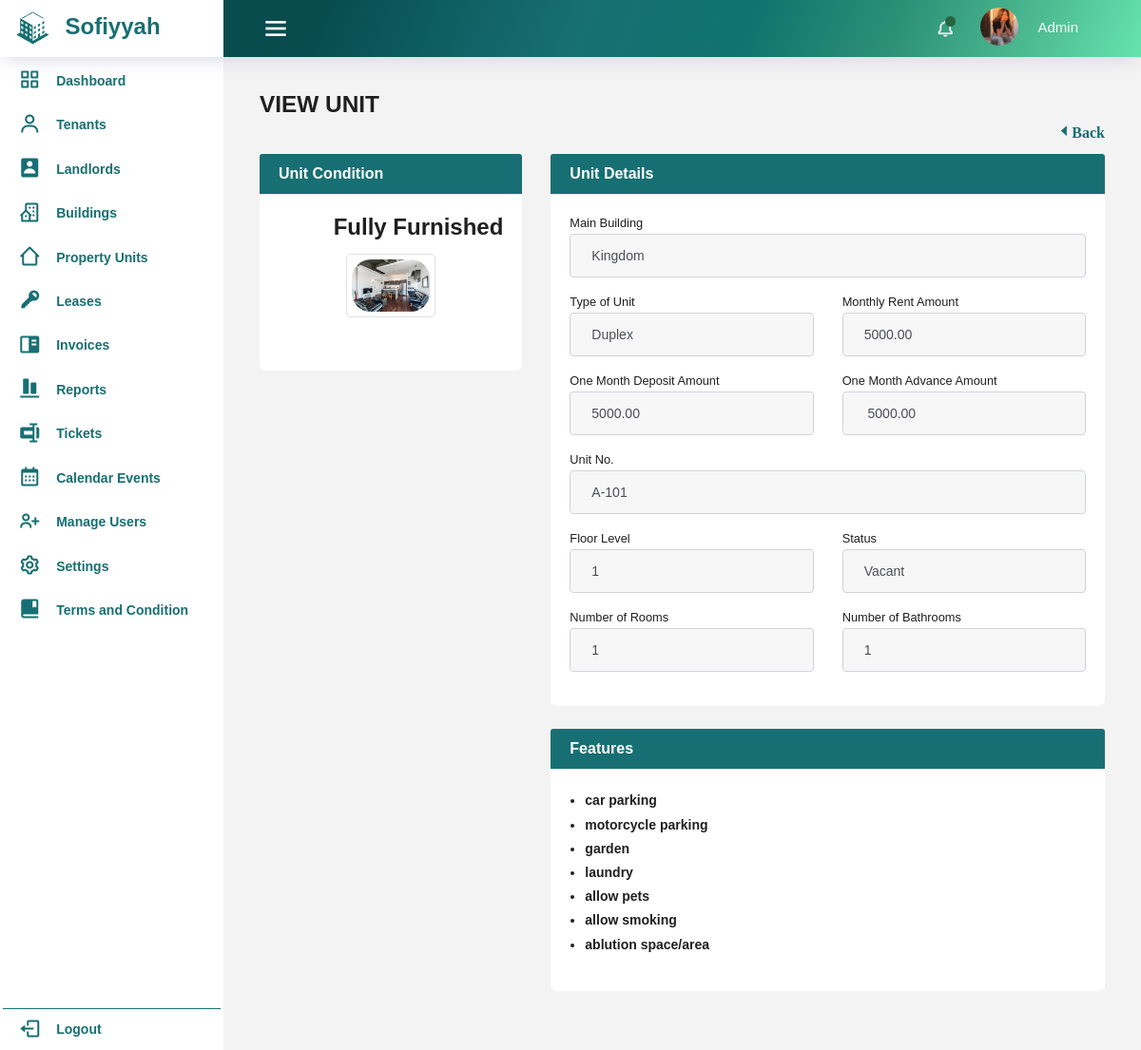
Screenshot of /property_units/view_property_units.php?id=1 (signed in) with the database file from the repository.
### tables this page shows
CREATE TABLE `property_units` (
  `id` int(11) NOT NULL,
  `property_id` int(11) NOT NULL,
  `unit_type_id` int(11) NOT NULL,
  `unit_no` varchar(10) NOT NULL,
  `floor_level` int(100) NOT NULL,
  `num_rooms` int(11) DEFAULT NULL,
  `num_bathrooms` int(11) DEFAULT NULL,
  `monthly_rent` decimal(10,2) NOT NULL,
  `unit_condition_id` int(11) NOT NULL,
  `pu_features` longtext NOT NULL,
  `status` varchar(255) NOT NULL DEFAULT 'Vacant',
  `one_month_deposit` decimal(10,2) NOT NULL,
  `one_month_advance` decimal(10,2) NOT NULL,
  `created_at` timestamp NOT NULL DEFAULT current_timestamp(),
  `updated_at` timestamp NOT NULL DEFAULT current_timestamp() ON UPDATE current_timestamp()
);

CREATE TABLE `unit_condition` (
  `id` int(11) NOT NULL,
  `condition_name` varchar(50) NOT NULL,
  `unit_type_picture` varchar(255) NOT NULL,
  `created_at` timestamp NOT NULL DEFAULT current_timestamp(),
  `updated_at` timestamp NOT NULL DEFAULT current_timestamp() ON UPDATE current_timestamp()
);

CREATE TABLE `properties` (
  `id` int(11) NOT NULL,
  `property_name` varchar(100) NOT NULL,
  `property_description` text NOT NULL,
  `num_of_floors` int(50) NOT NULL,
  `landlord_id` int(11) NOT NULL,
  `region` varchar(100) NOT NULL,
  `provinces` varchar(100) NOT NULL,
  `city` varchar(100) NOT NULL,
  `barangay` varchar(100) NOT NULL,
  `street` varchar(100) NOT NULL,
  `features_description` text NOT NULL,
  `features` longtext NOT NULL CHECK (json_valid(`features`)),
  `image_path` varchar(255) NOT NULL,
  `floor_plan` varchar(255) NOT NULL,
  `created_at` timestamp NOT NULL DEFAULT current_timestamp(),
  `updated_at` timestamp NOT NULL DEFAULT current_timestamp() ON UPDATE current_timestamp()
);

CREATE TABLE `unit_type` (
  `id` int(11) NOT NULL,
  `type_name` varchar(50) NOT NULL,
  `created_at` timestamp NOT NULL DEFAULT current_timestamp(),
  `updated_at` timestamp NOT NULL DEFAULT current_timestamp() ON UPDATE current_timestamp()
);

CREATE TABLE `features` (
  `id` int(11) NOT NULL,
  `feature_name` varchar(255) NOT NULL,
  `created_at` timestamp NOT NULL DEFAULT current_timestamp(),
  `updated_at` timestamp NOT NULL DEFAULT current_timestamp() ON UPDATE current_timestamp()
);

### classes/reference.class.php (called while the page is built, shortened)
<?php
require_once 'database.php';
class Reference{
    protected $db;
    function __construct()
    {
        $this->db = new Database();
    }
  function get_unit_con(){
    $sql = "SELECT * FROM unit_condition;";
    $query=$this->db->connect()->prepare($sql);
    if($query->execute()){
        $data = $query->fetchAll();
    }
    return $data;
  }
}

### classes/database.php (called while the page is built)
<?php
class Database{
    private $host = 'localhost';
    private $username = 'root';
    private $password = '';
    private $database = 'test';
    protected $connection;
    function connect(){
        try
			{
				$this->connection = new PDO("mysql:host=$this->host;dbname=$this->database",
											$this->username, $this->password);
			}
			catch (PDOException $e)
			{
				echo "Connection error " . $e->getMessage();
			}
        return $this->connection;
    }
}
?>

### property_units/view_property_units.php (the view, shortened to what this page needs)
<?php
require_once '../includes/dbconfig.php';
    $unit_id = $_GET['id'];
    $sql = "SELECT pu.*, p.property_name, ut.type_name, uc.condition_name, uc.unit_type_picture AS condition_picture, GROUP_CONCAT(f.feature_name SEPARATOR ', ') AS features
    FROM property_units pu
    LEFT JOIN properties p ON pu.property_id = p.id
    LEFT JOIN unit_type ut ON pu.unit_type_id = ut.id
    LEFT JOIN unit_condition uc ON pu.unit_condition_id = uc.id
    LEFT JOIN features f ON JSON_EXTRACT(pu.pu_features, CONCAT('$[', f.id - 1, ']')) = f.id
    WHERE pu.id = ?
    GROUP BY pu.id;";
    $stmt = $conn->prepare($sql);
    $stmt->bind_param('i', $unit_id);
    $stmt->execute();
    $result = $stmt->get_result();
    $row = $result->fetch_assoc();
    require_once '../includes/header.php';
?>
<body>
<div class="container-scroller">
  <?php
    require_once '../includes/navbar.php';
  ?>
  <div class="container-fluid page-body-wrapper">
    <?php
        require_once '../includes/sidebar.php';
      ?>
    <div class="main-panel">
      <div class="content-wrapper">
        <div class="row">
          <div class="col-12 col-xl-8 mb-4 mb-xl-0">
            <h3 class="font-weight-bolder">VIEW UNIT</h3>
          </div>
        </div>
        <div class="row">
        <div class="add-page-container">
              <div class="col-md-2 d-flex justify-align-between float-right ">
                <a href="property_units.php" class='bx bx-caret-left'>Back</a>
              </div>
            </div>
            </div>
             <div class="row">
              <div class="col-xl-4">
                          <div class="card mb-4 mb-xl-0">
                              <div class="card-header">Unit Condition</div>
                              <div class="card-body">
                              <div class="mb-3">
                            <label class="large fs-4 mb-1 float-right"><?= $row['condition_name'] ?></label><br>
                            <?php if (isset($row['condition_name'])) {
    require_once '../classes/reference.class.php';
    $ref_obj = new Reference();
    $ref = $ref_obj->get_unit_con();
    $unit_condition_id = $row['unit_condition_id'];
    $unit_type_picture = "SELECT unit_type_picture FROM unit_condition WHERE id=:unit_condition_id;";
    foreach ($ref as $unit_condition) {
        if ($unit_condition['id'] == $unit_condition_id) {
            $unit_type_picture = isset($unit_condition['unit_type_picture']) && $unit_condition['unit_type_picture'] !== '' ? $unit_condition['unit_type_picture'] : 'default-image.png';
            break;
        }
    }
?>
    <div class="image-container mb-3" style="margin-inline: 30%;">
        <img class="" src="../img/unit_conditions/<?php echo $unit_type_picture; ?>" alt="Condition Picture" class="img-thumbnail" width="100%">
    </div>
<?php } ?>
                        </div>
                  </div>
                          </div>
                      </div>
   <div class="col-xl-8">
            <div class="card mb-4">
                <div class="card-header">Unit Details</div>
                <div class="card-body">
                        <div class="mb-3">
                            <label class="small mb-1">Main Building</label>
                            <input class="form-control" id="" type="text"  value="<?= $row['property_name'] ?>" readonly>
                        </div>
                        <div class="row gx-3 mb-3">
                            <div class="col-md-6">
                                <label class="small mb-1">Type of Unit</label>
                                <input class="form-control" id="" type="text" value="<?= $row['type_name'] ?>" readonly>
                            </div>
                            <div class="col-md-6">
                                <label class="small mb-1">Monthly Rent Amount</label>
                                <input class="form-control" id="monthly_rent" type="text" value="<?= $row['monthly_rent'] ?>" readonly>
                            </div>
                        </div>
                        <div class="row gx-3 mb-3">
                            <div class="col-md-6">
                                <label class="small mb-1" >One Month Deposit Amount</label>
                                <input class="form-control" id="" type="text"value="<?= $row['one_month_deposit'] ?> " readonly>
                            </div>
                            <div class="col-md-6">
                                <label class="small mb-1" >One Month Advance Amount</label>
                                <input class="form-control" id="" type="text" value=" <?= $row['one_month_advance'] ?>" readonly>
                            </div>
                        </div>
                        <div class="mb-3">
                            <label class="small mb-1" >Unit No.</label>
                            <input class="form-control" id="" value="<?= $row['unit_no'] ?>"readonly >
                        </div>
                        <div class="row gx-3 mb-3">
                            <div class="col-md-6">
                                <label class="small mb-1" >Floor Level</label>
                                <input class="form-control" id=""   value="<?= $row['floor_level'] ?>"readonly>
                            </div>
                            <div class="col-md-6">
                                <label class="small mb-1" >Status</label>
                                <input class="form-control" id=""  value="<?= $row['status'] ?>"readonly>
                            </div>
                            </div>
                            <div class="row gx-3 mb-3">
                            <div class="col-md-6">
                                <label class="small mb-1" >Number of Rooms </label>
                                <input class="form-control" id=""   value="<?= $row['num_rooms'] ?>"readonly>
                            </div>
                            <div class="col-md-6">
                                <label class="small mb-1">Number of Bathrooms</label>
                                <input class="form-control" id=""  value="<?= $row['num_bathrooms'] ?>"readonly>
                            </div>
                        </div>
                        </div>
                </div>
                <div class="card mb-4">
    <div class="card-header">Features</div>
    <div class="card-body">
        <?php
        $feature_ids = json_decode($row['pu_features']);
        if (!empty($feature_ids)) {
            $sql_features = "SELECT feature_name FROM features WHERE id IN (" . implode(',', $feature_ids) . ")";
            $result_features = mysqli_query($conn, $sql_features);
            if (mysqli_num_rows($result_features) > 0) {
                echo '<ul>';
                while ($row_features = mysqli_fetch_assoc($result_features)) {
                    echo '<li>' . $row_features['feature_name'] . '</li>';
                }
                echo '</ul>';
            } else {
                echo 'No feature found.';
            }
        } else {
            echo 'No feature found.';
        }
        ?>
    </div>
</div>

### css/custom.css (style rules this page uses)
:root { --fs-7: 13.4px; --fs-8: 9.2px; --fw-300: 300; --fw-500: 500; --fw-600: 600; --fw-700: 700; }
img { vertical-align: middle; border-style: none; border-radius: 20px; object-fit: cover; }
.image-container { max-height: 100%; overflow-y: auto; }
.mb-4 { font-weight: bold; }
.bx.bx-caret-left { color: #176f73; font-size: 1rem; margin-left: auto; font-weight: bold; }
*, *::before, *::after { box-sizing: border-box; }
.add-page-container { margin-bottom: 1rem; }
input { box-shadow: 0px 4px 8px rgba(29, 65, 46, 0.2); }
.card { position: relative; display: flex; flex-direction: column; min-width: 0; word-wrap: break-word; background-color: #fff; background-clip: border-box; border: 1px solid rgba(0,0,0,.125); border-radius: 1rem; }
.image-container { display: inline-block; border: 1px solid #dee2e6; border-radius: 5px; padding: 5px; margin-top: 10px; object-fit: scale-down; }
.row>* { padding-left: calc(var(--bs-gutter-x) * .0); padding-right: calc(var(--bs-gutter-x) * .0); }
:root { --fc-small-font-size: .85em!important; --fc-page-bg-color: #fff!important; --fc-neutral-bg-color: hsla(0,0%,82%,.3)!important; --fc-neutral-text-color: grey!important; --fc-border-color: #ddd!important; --fc-button-text-color: #fff!important; --fc-button-bg-color: #2c3e50!important; --fc-button-border-color: #879baf6b!important; --fc-button-hover-bg-color: #2d6465!important; --fc-button-hover-border-color: #2d6465!important; --fc-button-active-bg-color: #115845e8!important; --fc-button-active-border-color: #115845e8!important; --fc-event-bg-color: #c3d837!important; --fc-event-border-color: #c3d837!important; --fc-event-text-color: #01105d!important; --fc-event-selected-overlay-color: rgba(0, 0, 0, 0.4)!important; --fc-more-link-bg-color: #d0d0d0!important; --fc-more-link-text-color: inherit!important; --fc-event-resizer-thickness: 8px!important; --fc-event-resizer-dot-total-width: 8px!important; --fc-event-resizer-dot-border-width: 1px!important; --fc-non-business-color: hsla(0,0%,84%,.3)!important; --fc-bg-event-color: #8be347!important; --fc-bg-event-opacity: 0.3!important; --fc-highlight-color: rgba(168, 232, 245, 0.3)!important; --fc-today-bg-color: rgb(46 112 179 / 10%)!important; --fc-now-indicator-color: red; }

### rows the page displays
property_units: unit_condition.condition_name "Fully Furnished", property.property_name "Kingdom", unit_type.type_name "Duplex", monthly_rent "5000.00", one_month_advance "5000.00", unit_no "A-101", floor_level "1", status "Vacant", num_rooms "1", num_bathrooms "1"
unit_condition: unit_type_picture (picture)
features: feature_name "car parking"
features: feature_name "motorcycle parking"
features: feature_name "garden"
features: feature_name "laundry"
features: feature_name "allow pets"
features: feature_name "allow smoking"
features: feature_name "ablution space/area"

### other values shown
$_SESSION['username'] "Admin"
